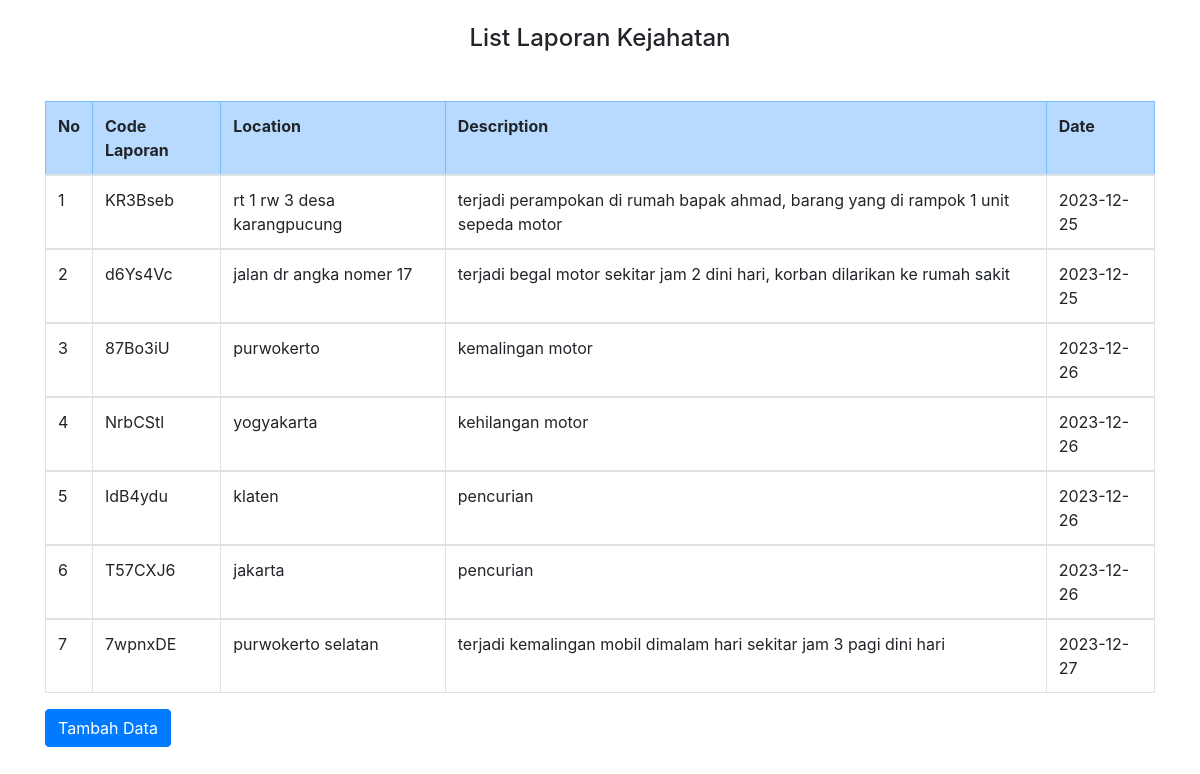
The page / on the database its author committed.
### tables this page shows
CREATE TABLE `laporan` (
  `id` int(11) NOT NULL,
  `code_laporan` char(7) NOT NULL,
  `location` varchar(30) NOT NULL,
  `description` text NOT NULL,
  `date` date NOT NULL,
  `user_id` int(11) NOT NULL
);

### index.php (the view, shortened to what this page needs)
<!DOCTYPE html>
<html>
<head>
<link rel="stylesheet" href="https://cdn.jsdelivr.net/npm/bootstrap@4.6.1/dist/css/bootstrap.min.css">
</head>
<body>
<div class="container">
    <br>
    <h4><center>List Laporan Kejahatan</center></h4>
     <tr class="table-danger">
            <br>
        <thead>
        <tr>
       <table class="my-3 table table-bordered">
            <tr class="table-primary">
            <th>No</th>
            <th>Code Laporan</th>
            <th>Location</th>
            <th>Description</th>
            <th>Date</th>
        </tr>
        </thead>
        <?php
        include "koneksi.php";
        $sql="SELECT * FROM laporan";
        $hasil=mysqli_query($kon,$sql);
        $no=0;
        while ($data = mysqli_fetch_array($hasil)) {
            $no++;
            ?>
            <tbody>
            <tr>
                <td><?php echo $no?></td>
                <td><?php echo $data["code_laporan"]; ?></td>
                <td><?php echo $data["location"];   ?></td>
                <td><?php echo $data["description"];   ?></td>
                <td><?php echo $data["date"];   ?></td>
            </tr>
            </tbody>
            <?php
        }
        ?>
    <a href="create.php" class="btn btn-primary" role="button">Tambah Data</a>
</div>
</body>
</html>

### rows shown on the page
laporan: code_laporan "KR3Bseb", location "rt 1 rw 3 desa karangpucung", description "terjadi perampokan di rumah bapak ahmad, barang yang di rampok 1 unit sepeda motor", date "2023-12-25"
laporan: code_laporan "d6Ys4Vc", location "jalan dr angka nomer 17", description "terjadi begal motor sekitar jam 2 dini hari, korban dilarikan ke rumah sakit", date "2023-12-25"
laporan: code_laporan "87Bo3iU", location "purwokerto", description "kemalingan motor", date "2023-12-26"
laporan: code_laporan "NrbCStl", location "yogyakarta", description "kehilangan motor", date "2023-12-26"
laporan: code_laporan "IdB4ydu", location "klaten", description "pencurian", date "2023-12-26"
laporan: code_laporan "T57CXJ6", location "jakarta", description "pencurian", date "2023-12-26"
laporan: code_laporan "7wpnxDE", location "purwokerto selatan", description "terjadi kemalingan mobil dimalam hari sekitar jam 3 pagi dini hari", date "2023-12-27"
